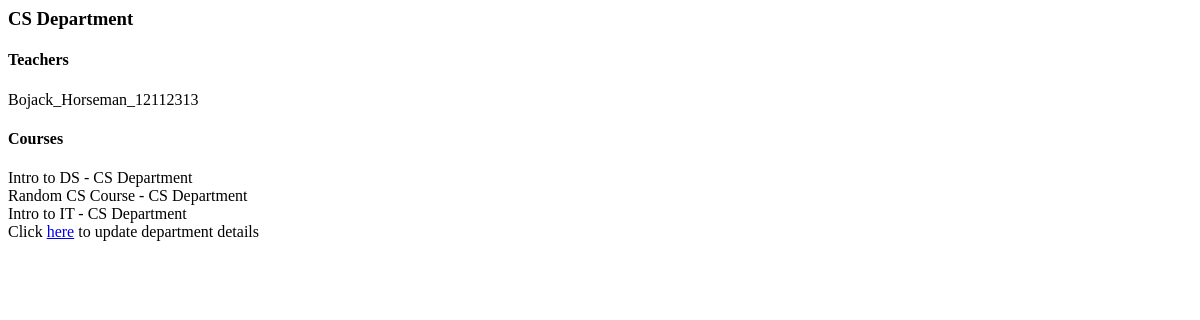
The app's page /departments/2/, older data.
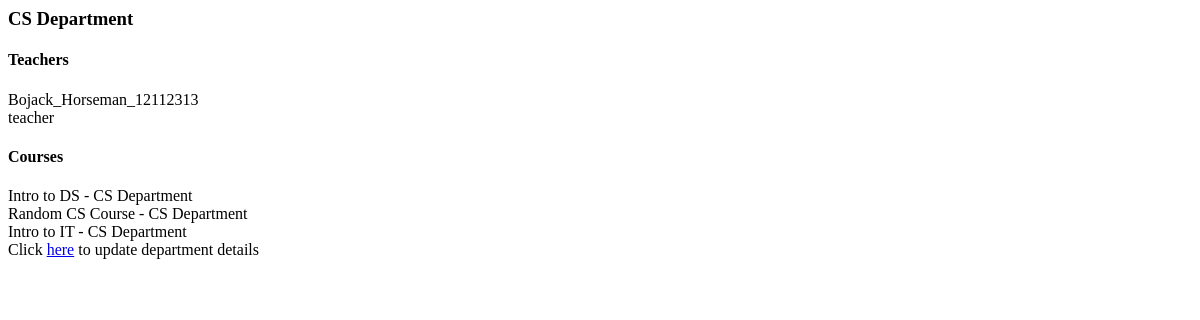
The same page, newer data.
### teacher/models.py (models this page shows)
class Teacher(models.Model):
    user = models.OneToOneField('user.User', on_delete=models.CASCADE)
    employee_id = models.CharField(max_length=20, blank = True, null=True)
    deptt = models.ForeignKey('department.Department', null = True, blank= True, on_delete=models.SET_NULL)
    def __str__(self):
        return self.user.username

### user/models.py (models this page shows, shortened)
class User(AbstractUser):
    pass
    phone_no = models.CharField(max_length=15, null=True, blank=True)
    address = models.CharField(max_length=100, null = True, blank= True)
    year_of_joining = models.IntegerField(null=True, blank=True)
    is_admin = models.BooleanField(default=True)
    is_teacher = models.BooleanField(default=False)
    is_student = models.BooleanField(default=False)

### course/models.py (models this page shows)
class Course(models.Model):
    course_code = models.CharField(max_length=12, blank = True, null = True)
    course_name = models.CharField(max_length=70)
    department = models.ForeignKey('department.Department', on_delete = models.CASCADE)
    for_semester = models.IntegerField(blank= True, null= True)
    def __str__(self):
        return  f"{self.course_name} - {self.department.department_name} Department"

### department/models.py (models this page shows)
class Department(models.Model):
    department_name = models.CharField(max_length=50)
    hod = models.OneToOneField('teacher.Teacher', null= True, blank= True, on_delete=models.SET_NULL)
    def __str__(self):
        return self.department_name

### department/views.py (the view)
# urls.py: path('<int:pk>/', DepartmentDetailView.as_view(), name = "department-detail-view"),
class DepartmentDetailView(DetailView):
    template_name = 'department/department_detail.html'
    context_object_name = "department"
    def get_queryset(self):
        queryset = Department.objects.all()
        return queryset
    def get_context_data(self, *args, **kwargs):
        context = super(DepartmentDetailView, self).get_context_data(*args, **kwargs)
        teachers = Teacher.objects.filter(deptt__id = self.object.id)
        courses = Course.objects.filter(department__id = self.object.id)
        context['teachers'] = teachers
        context['courses'] = courses
        return context

### department/templates/department/department_detail.html
<div>
    <h3>
        {{department}} Department
    </h3>
    <div>
        <h4>
            Teachers
        </h4>
        {% for teacher in teachers %}
          <div>
              {{teacher}}
          </div>
        {% endfor %}
    </div>
    <div>
        <h4>
            Courses
        </h4>
        {% for course in courses %}
          <div>
            {{course}}
          </div>
        {% endfor %}
    </div>
</div>
<div>
    Click <a href="{% url 'departments:department-update-view' department.pk %}">here</a> to update department details
</div>

Row changes from the older to the newer data that the page shows:
added Teacher: user.username "teacher"
